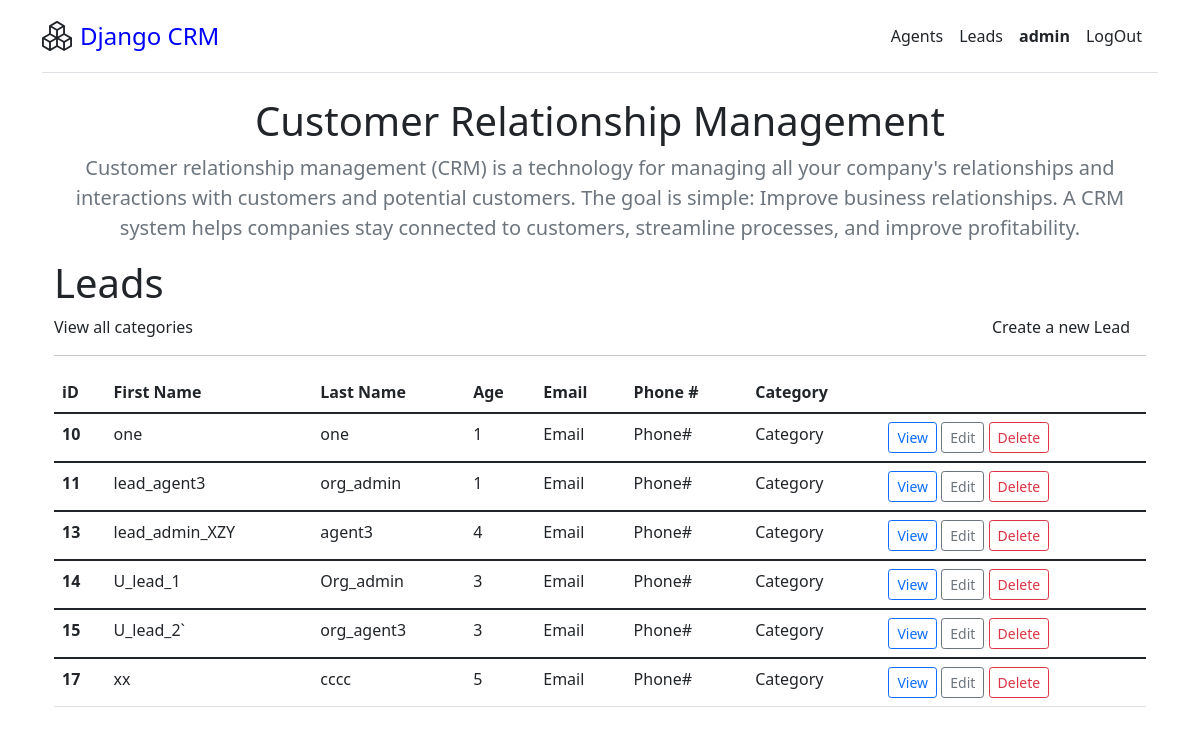
The page /leads/home/ (signed in) on the database its author committed.
### leads/models.py (models this page shows, shortened)
class User(AbstractUser):
    is_organizer = models.BooleanField(default=True)
    is_agent = models.BooleanField(default=False)

class Lead(models.Model):
    first_name = models.CharField(max_length=20)
    last_name = models.CharField(max_length=20)
    age = models.PositiveIntegerField()
    organization = models.ForeignKey(UserProfile, on_delete=models.CASCADE)
    agent = models.ForeignKey('Agent',null=True, blank=True, on_delete=models.SET_NULL)
    category = models.ForeignKey('Category', related_name='leads', null=True, blank=True, on_delete=models.SET_NULL)

### leads/views.py (the view)
# urls.py: 2. Add a URL to urlpatterns:  path('', Home.as_view(), name='home')
class Home(LoginRequiredMixin, ListView):
    template_name = 'leads/home.html'
    context_object_name = 'leads'
    def get_queryset(self):
        user = self.request.user
        if user.is_organizer:
            queryset = Lead.objects.filter(organization=user.userprofile)
        else:
            queryset = Lead.objects.filter(organization=user.agent.organization)
            queryset = queryset.filter(agent__user=user)
        return queryset
    def get_context_data(self, **kwargs):
        context = super(Home, self).get_context_data(**kwargs)
        user = self.request.user
        if user.is_organizer:
            queryset = Lead.objects.filter(organization=user.userprofile, agent__isnull=True)
            context.update({
                "x_leads": queryset
            })
        return context

### templates/leads/home.html (shortened to what this page needs)
{% extends 'base.html' %}
{% block content %}
    <div class="main jumbotron text-center">
        <div class="container">
            <h1 class="jumbotron-heading">Customer Relationship Management</h1>
            <p class="lead text-muted">Customer relationship management (CRM) is a technology for managing all your company's relationships and interactions with customers and potential customers. The goal is simple: Improve business relationships. A CRM system helps companies stay connected to customers, streamline processes, and improve profitability.</p>
        </div>
    </div>
    <div class="container">
        <div>
            <h1>Leads</h1>
            <div class="row">
                <div class="col-3">
                    <a class="me-3 py-2 text-dark text-decoration-none h6" href="{% url 'leads:category_list' %}">View all categories</a>
                </div>
                {% if user.is_organizer %}
                <div class="col-9 text-end">
                    <a class="me-3 py-2 text-dark text-decoration-none h6" href="{% url 'leads:create' %}">
                        Create a new Lead
                    </a>
                </div>
                {% endif %}
            </div>
            <hr>
        </div>
        <table class="table">
            <thead class="thead-light">
            <tr>
                <th scope="col">iD</th>
                <th scope="col">First Name</th>
                <th scope="col">Last Name</th>
                <th scope="col">Age</th>
                <th scope="col">Email</th>
                <th scope="col">Phone #</th>
                <th scope="col">Category</th>
                <th scope="col"></th>
            </tr>
            </thead>
            {% for lead in leads %}
            <tbody>
            <tr>
                <th scope="row">{{lead.id}}</th>
                <td>{{lead.first_name}}</td>
                <td>{{lead.last_name}}</td>
                <td>{{lead.age}}</td>
                <td>Email</td>
                <td>Phone#</td>
                <td>Category</td>
                <td>
                    <a class="btn btn-outline-primary btn-sm" href="{% url 'leads:detail' lead.id %}">View</a>
                    <a class="btn btn-outline-secondary btn-sm" href="{% url 'leads:edit' lead.id %}">Edit</a>
                    <a class="btn btn-outline-danger btn-sm" href="{% url 'leads:delete' lead.id %}">Delete</a>
                </td>
            </tr>
            </tbody>
            {% endfor %}
        </table>
    </div>
{% endblock %}

### templates/base.html (shortened to what this page needs)
{% load static %}
<!DOCTYPE html>
<html lang="en">
<head>
    <link href="https://cdn.jsdelivr.net/npm/bootstrap@5.1.3/dist/css/bootstrap.min.css" rel="stylesheet">
    <link rel="stylesheet" href="{% static 'css/styles.css' %}">
</head>
<body>
    <div class="container py-3">
        <header>
        <div class="d-flex flex-column flex-md-row align-items-center pb-3 mb-4 border-bottom">
            <a href="{% url 'leads:home' %}" class="d-flex align-items-center text-dark text-decoration-none">
                <span class="fs-4 mx-2" id="xyz">Django CRM</span>
            </a>
            <nav class="d-inline-flex mt-2 mt-md-0 ms-md-auto">
            {% if user.is_authenticated %}
                {% if user.is_organizer %}
                <a class="me-3 py-2 text-dark text-decoration-none" href="{% url 'agents:agent_list' %}">Agents</a>
                {% endif %}
                <a class="me-3 py-2 text-dark text-decoration-none" href="{% url 'leads:retrieve' %}">Leads</a>
                <a class="me-3 py-2 text-dark text-decoration-none" href="#"><strong>{{user}}</strong></a>
                <a class="me-3 py-2 text-dark text-decoration-none" href="{% url 'leads:logout_view' %}">LogOut</a>
            {% else %}
                <a class="me-3 py-2 text-dark text-decoration-none" href="{% url 'leads:signup_view' %}">SignUp</a>
                <a class="me-3 py-2 text-dark text-decoration-none" href="{% url 'leads:login_view' %}">LogIn</a>
            {% endif %}
            </nav>
        </div>
        </header>
        {% block content %}{% endblock %}
    </div>
</body>
</html>

### static/css/styles.css (style rules this page uses)
#xyz { color: blue }

### rows shown on the page
User: username "admin"
Lead: id "10", first_name "one", last_name "one", age "1"
Lead: id "11", first_name "lead_agent3", last_name "org_admin", age "1"
Lead: id "13", first_name "lead_admin_XZY", last_name "agent3", age "4"
Lead: id "14", first_name "U_lead_1", last_name "Org_admin", age "3"
Lead: id "15", first_name "U_lead_2`", last_name "org_agent3", age "3"
Lead: id "17", first_name "xx", last_name "cccc", age "5"
